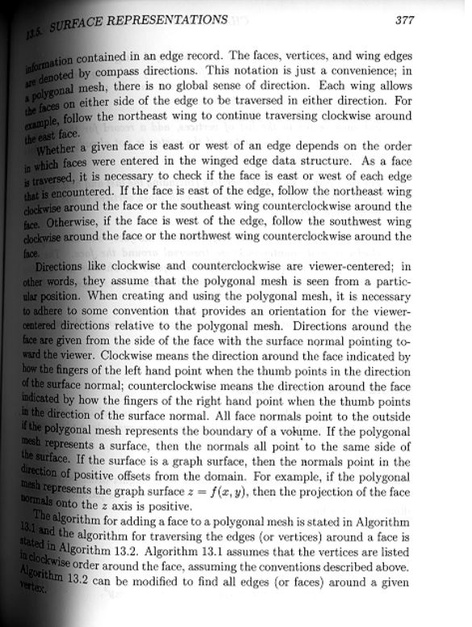
#> input picture Assignment 2/EE604-Assign2-pictures/EE604-Assign2-pictures/gutters1.JPG, 472 x 627 px, shrunk from 585 x 777 before the run, found by its file name
$ python gutter_trial.py   (older library calls are emulated)
#> lines starting #> are read from the running program, lines starting #| are printed output that depends on the picture
import cv2
import numpy as np

path1 = "Assignment 2/EE604-Assign2-pictures/EE604-Assign2-pictures/gutters1.JPG"
path2 = "Assignment 2/EE604-Assign2-pictures/EE604-Assign2-pictures/gutters2.JPG"
path3 = "Assignment 2/EE604-Assign2-pictures/EE604-Assign2-pictures/gutters3.JPG"

img = cv2.imread(path1, -1)
#> img is the input picture: shape (627, 472, 3); min 0, max 255, mean 197.7

rgb_planes = cv2.split(img)

result_planes = []
result_norm_planes = []
for plane in rgb_planes:
    dilated_img = cv2.dilate(plane, np.ones((7,7), np.uint8))
    bg_img = cv2.medianBlur(dilated_img, 21)
    diff_img = 255 - cv2.absdiff(plane, bg_img)
    norm_img = cv2.normalize(diff_img,None, alpha=0, beta=255, norm_type=cv2.NORM_MINMAX, dtype=cv2.CV_8UC1)
    result_planes.append(diff_img)
    result_norm_planes.append(norm_img)
#> this loop made 3 passes
#> pass 1, `dilated_img = cv2.dilate(plane, np.ones((7,7), np.uint8))`:
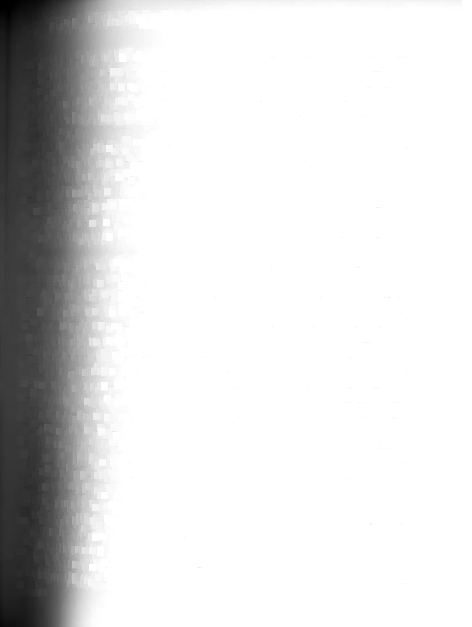
#> dilated_img: shape (627, 472); min 0, max 255, mean 221.5
#> pass 1, `diff_img = 255 - cv2.absdiff(plane, bg_img)`:
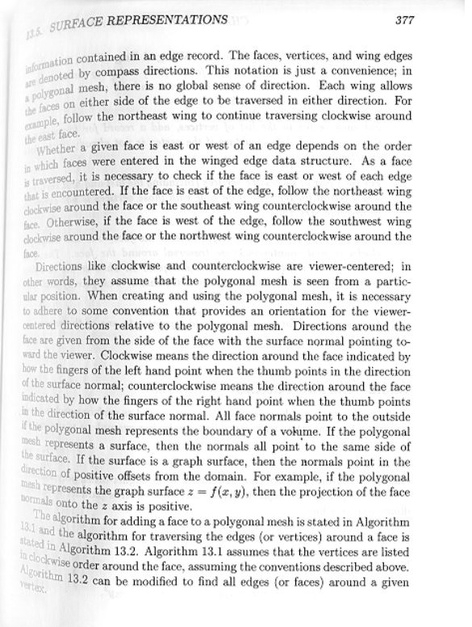
#> diff_img: shape (627, 472); min 0, max 255, mean 231.1
#> after the loop, result_norm_planes = 3 items; result_planes = 3 items

result = cv2.merge(result_planes)
result_norm = cv2.merge(result_norm_planes)

# cv2.imwrite('shadows_out.png', result)
# cv2.imwrite('shadows_out_norm.png', result_norm)

cv2.imshow('IMAGE.jpg', result_norm)
cv2.waitKey(0)
cv2.destroyAllWindows()
